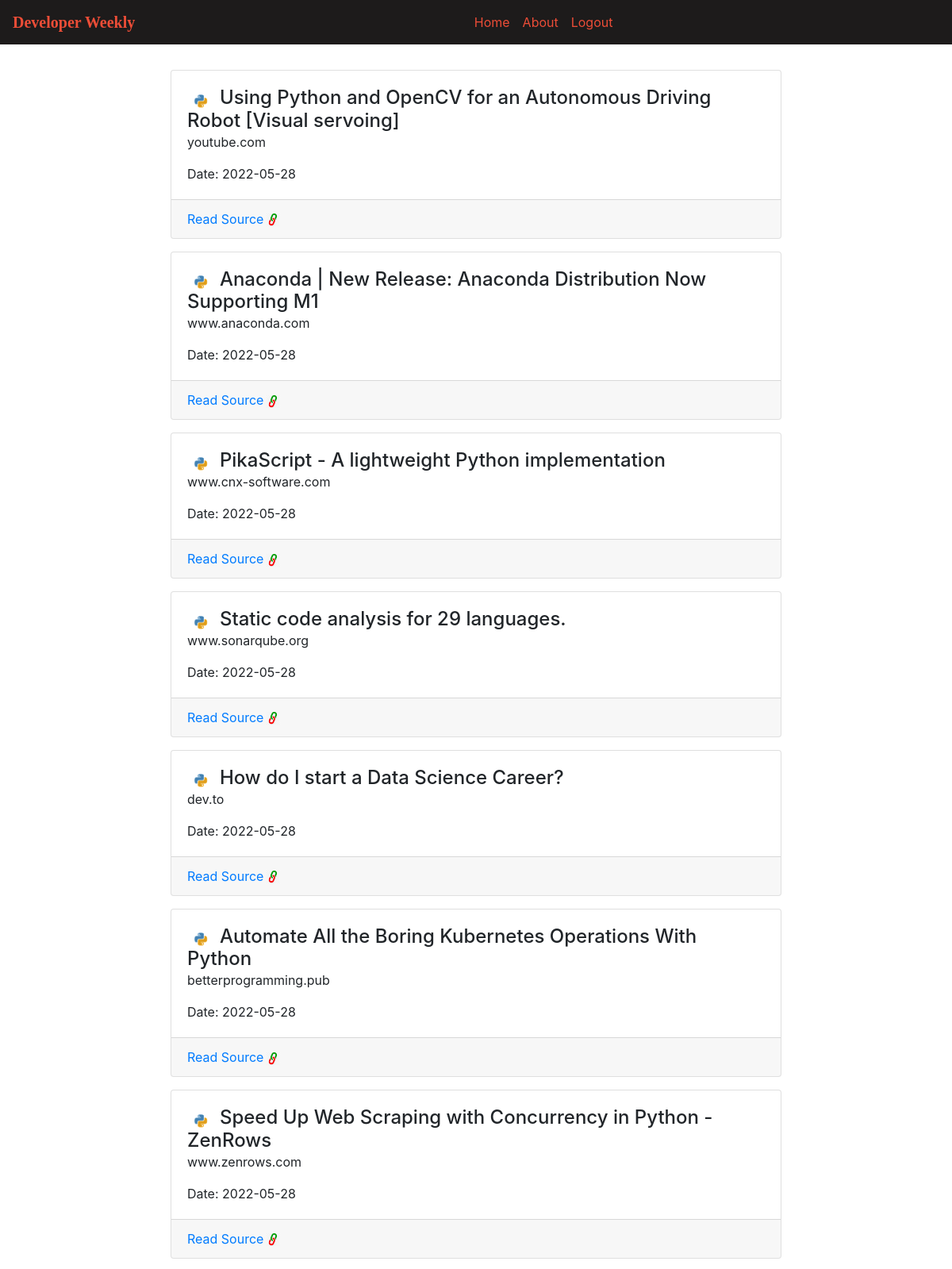
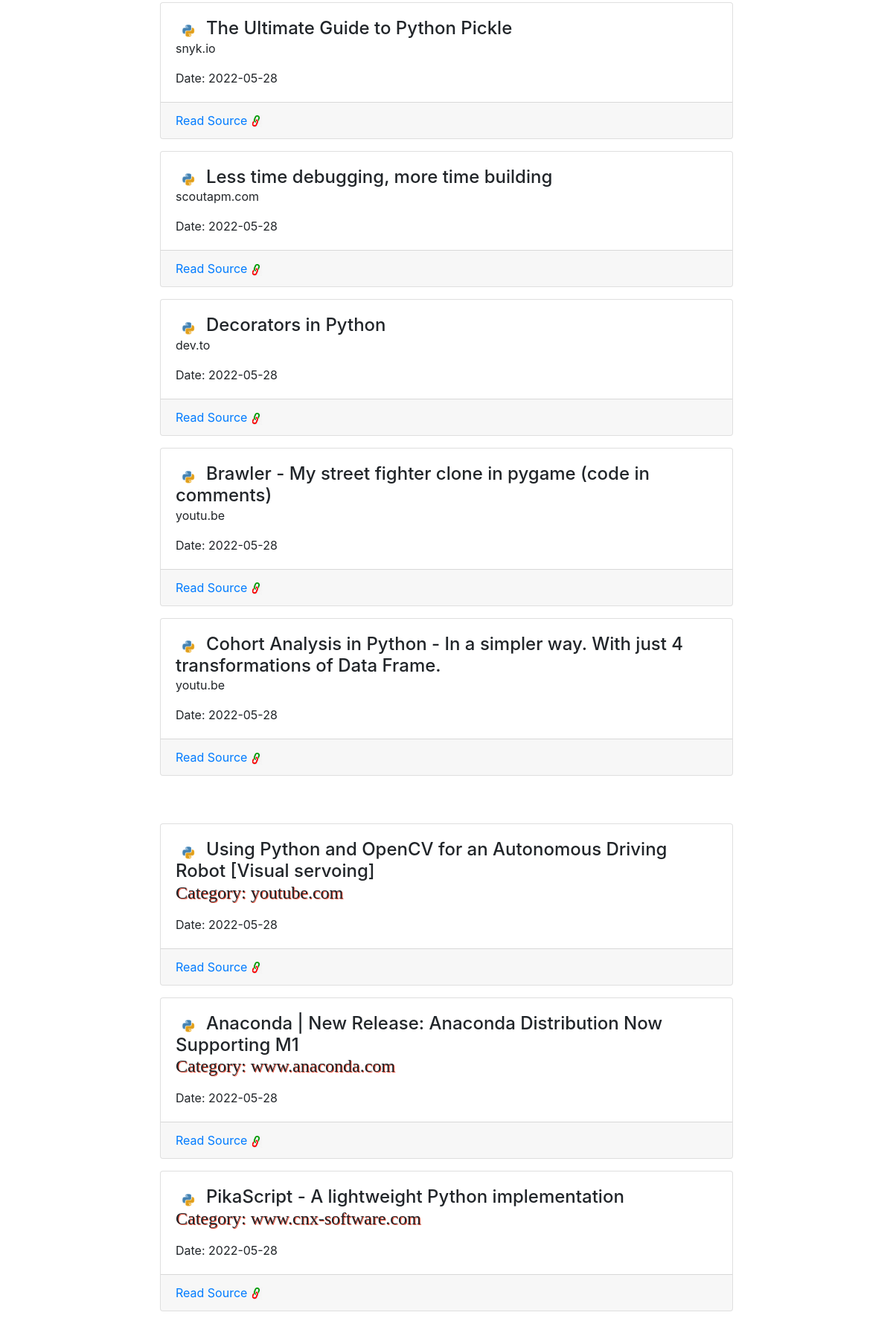
The page /detail?f=p (signed in, upper part) on the database its author committed (2 pictures, top to bottom).
### project_orm.py (models this page shows, shortened)
class PythonNews(Base):
    __tablename__ = 'python_news'
    id = Column(Integer,primary_key=True)
    topic = Column(String(255))
    link = Column(String())
    source = Column(String())
    created_at =  Column(DateTime,default=datetime.utcnow,nullable=False)

### app.py (the view)
@app.route('/detail')
def details():
    sess = get_db()
    selection = request.args.get('f')
    if selection=='p':
        data = sess.query(PythonNews).all()
    if selection=='c':
        data = sess.query(Cplusplus_News).all()
    if selection=='a':
        data = sess.query(AI_News).all()
    if selection=='d':
        data = sess.query(Django_News).all()
    if selection=='j':
        data = sess.query(Java_News).all()
    if selection=='js':
        data = sess.query(Js_News).all()
    return render_template('detail.html',title='News_Dashboard',selected=selection,details=data)

### app.py (called while the page is built)
def get_db():
    engine = create_engine('sqlite:///project.sqlite')
    Session = scoped_session(sessionmaker(bind=engine))
    return Session()

### templates/detail.html (shortened to what this page needs)
{% extends 'base.html' %}
{% block body %}
{% if selected=='p' %}
<div class="container-fluid py-3">
    <div class="row">
        <div class="col-md-8 mx-auto">
            {% for news in details %}
            <div class="card my-3">
                <div class="card-body">
                    <img src="../static/images/wordpress-gab50779e4_640.png" alt="..." class="img-fluid" id="py_img">
                    <h4 class="card-title d-inline">{{ news.topic }}</h4>
                    <p class="card-text">{{news.source}}</p>
                    <a target="blank" class="card-link">Date: {{news.created_at.date()}}</a>
                </div>
                <div class="card-footer d-flex">
                    <a target="blank" href="{{news.link}}" class="card-link">Read Source</a>
                    <span><img src="../static/images/link.jpg" alt="..." class="img-fluid" id="link_img"></span>
                </div>
            </div>
            {% endfor %}
        </div>
    </div>
</div>
{% endif %}
<div class="container-fluid py-3">
    <div class="row">
        <div class="col-md-8 mx-auto">
            {% for news in details %}
            <div class="card my-3">
                <div class="card-body">
                    {% if selected=='p' %}
                    <img src="../static/images/wordpress-gab50779e4_640.png" alt="..." class="img-fluid" id="py_img">
                    {% endif %}
                    <h4 class="card-title d-inline">{{ news.topic }}</h4>
                    <div class="card-category">
                        <h4>Category: {{news.source}}</h4>
                    </div>
                    <a target="blank" class="card-link">Date: {{news.created_at.date()}}</a>
                </div>
                <div class="card-footer d-flex">
                    <a target="blank" href="{{news.link}}" class="card-link">Read Source</a>
                    <span><img src="../static/images/link.jpg" alt="..." class="img-fluid" id="link_img"></span>
                </div>
            </div>
            {% endfor %}
        </div>
    </div>
</div>
{% endblock %}

### templates/detail.html (style rules this page uses)
.card-category { font-weight: bold; font-family: Georgia, 'Times New Roman', Times, serif; text-shadow: 1px 1px #EC4D37; }
#py_img { width: 5%; }
#link_img { width: 7%; margin-left: 4px; }

### rows shown on the page
PythonNews: topic "Using Python and OpenCV for an Autonomous Driving Robot [Visual servoing]", source "youtube.com", created_at "2022-05-28"
PythonNews: topic "Anaconda | New Release: Anaconda Distribution Now Supporting M1", source "www.anaconda.com", created_at "2022-05-28"
PythonNews: topic "PikaScript - A lightweight Python implementation", source "www.cnx-software.com", created_at "2022-05-28"
PythonNews: topic "Static code analysis for 29 languages.", source "www.sonarqube.org", created_at "2022-05-28"
PythonNews: topic "How do I start a Data Science Career?", source "dev.to", created_at "2022-05-28"
PythonNews: topic "Automate All the Boring Kubernetes Operations With Python", source "betterprogramming.pub", created_at "2022-05-28"
PythonNews: topic "Speed Up Web Scraping with Concurrency in Python - ZenRows", source "www.zenrows.com", created_at "2022-05-28"
PythonNews: topic "The Ultimate Guide to Python Pickle", source "snyk.io", created_at "2022-05-28"
PythonNews: topic "Less time debugging, more time building", source "scoutapm.com", created_at "2022-05-28"
PythonNews: topic "Decorators in Python", source "dev.to", created_at "2022-05-28"
PythonNews: topic "Brawler - My street fighter clone in pygame (code in comments)", source "youtu.be", created_at "2022-05-28"
PythonNews: topic "Cohort Analysis in Python - In a simpler way. With just 4 transformations of Data Frame.", source "youtu.be", created_at "2022-05-28"
